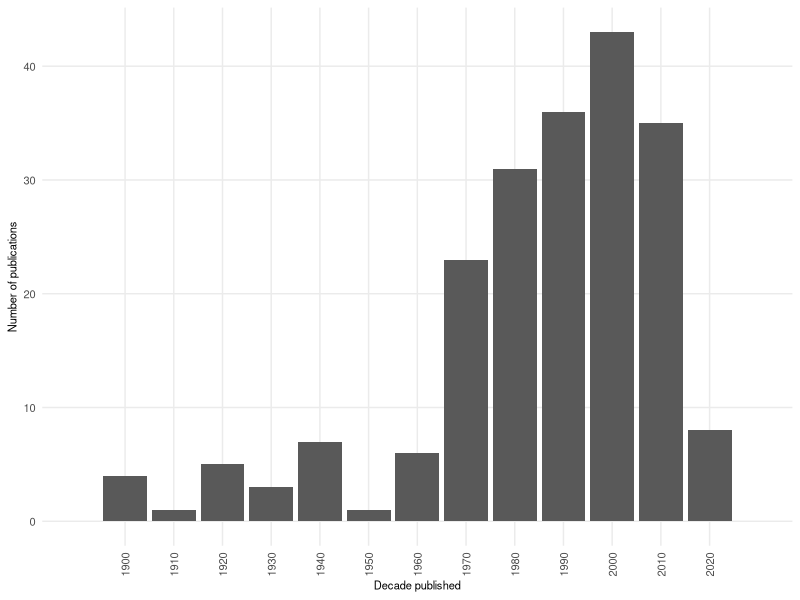
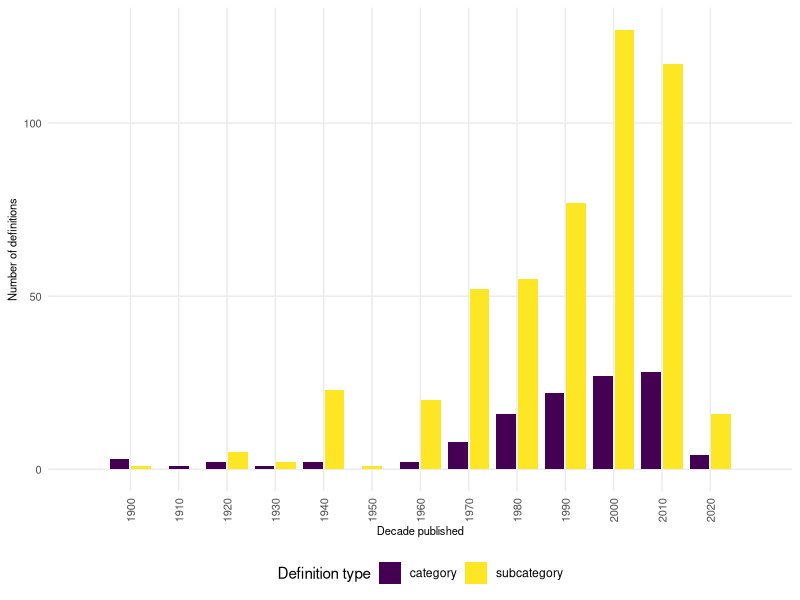
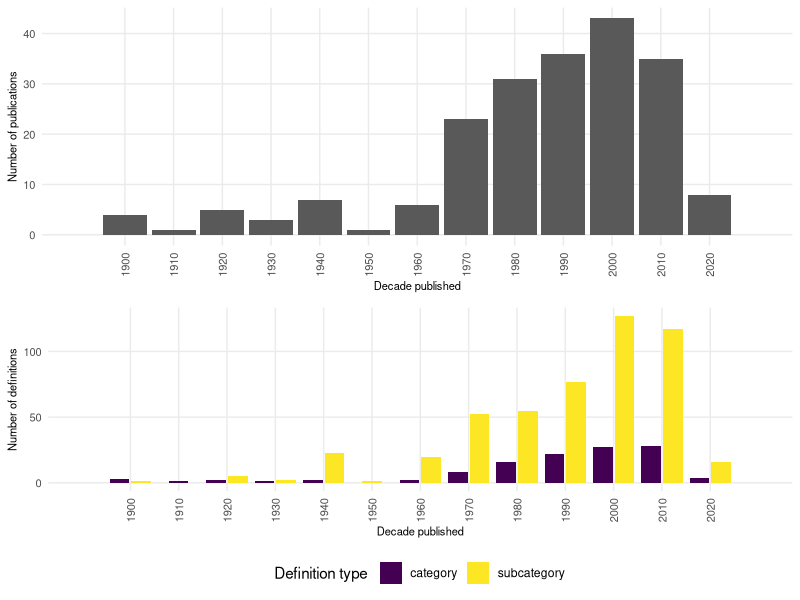

Write the R code that produced these figures, in order. (Note: this script raises an error after producing the figures.)
# ARTICLE TITLE:  Core concept: defining cores in the archaeology of Indigenous Australia

# AUTHOR: Simon Wyatt-Spratt

# JOURNAL: Lithic Technology

# SCRIPT AUTHOR: Simon Wyatt-Spratt

# SCRIPT CONTACT: simon.wyatt-spratt@sydney.edu.au

# LAST EDITED: 4/01/2025

# ABSTRACT
# One of the biggest impediments to the analysis of cores in the archaeology of 
# Indigenous Australia is the slippery use of terminology. This impairs comparative 
# analyses and limits our ability to extrapolate meaningful information from our 
# lithic analyses. This situation has resulted from a history of poorly articulated 
# theoretical frameworks. These frameworks impact the way that archaeologists have 
# interpreted the results of lithic analysis, but more fundamentally how they 
# practise lithic analysis. While there has been some discussion and debate about 
# the interpretative frameworks used to interpret the results of lithic analysis, 
# the theoretical underpinnings of lithic analysis in Australia have only 
# occasionally been interrogated. This has led to a situation where the same 
# terminology for basic concepts in lithic analysis is used across Australia, but 
# with different meanings depending on the archaeologist who is using it. The aim 
# of this paper is to explore how the historical development of lithic analysis 
# in Australia has resulted in the same terminology for cores being used in subtly 
# but fundamentally different ways.

# SYSTEM INFORMATION
# R version 4.4.1 (2024-06-14)
# Platform: x86_64-w64-mingw32/x64 (64-bit)
# Running under: Windows 10 x64 (build 19042.2965)

# ATTACHED BASE PACKAGES:
# [1] stats     graphics  grDevices utils     datasets 
# [6] methods   base  

# SCRIPT

# KNOWN ISSUES
# None.

# INSTALL AND ACTIVIATE PACKAGES

if(!require("cowplot")) install.packages('cowplot', repos ='http://cran.us.r-project.org') # cowplot 1.1.2
if(!require("egg")) install.packages('egg', repos ='http://cran.us.r-project.org') # egg 0.4.5
if(!require("ggpubr")) install.packages("ggpubr", repos = "http://cran.us.r-project.org") # ggpubr 0.6.0
if(!require("tidyverse")) install.packages("tidyverse", repos = "http://cran.us.r-project.org") # tidyverse 2.0.0
if(!require("viridis")) install.packages("viridis", repos = "http://cran.us.r-project.org") # viridis 0.6.4

library(cowplot)    # load cowplot package
library(egg)        # load egg package
library(ggpubr)     # load ggpubr package
library(tidyverse)  # load tidyverse package
library(viridis)    # load tidyverse package

# GET WORKING DIRECTORY
getwd() # show working directory

# IMPORT DATA

# import *.csv data
core.definitions      <- read.csv("data/core_definitions.csv", 
                                  header = TRUE)
# PREPARE DATA

core.definitions <- core.definitions %>% 
  mutate(decade = as.numeric(year) - as.numeric(year) %% 10) %>% # adds decades
  filter(source_type != "thesis_honours") %>% # removes sources that are Honours theses
  filter(!term %in% c("amorphous flaked piece", 
                      "block",
                      "flaked piece", 
                      "flaked piece A",
                      "flaked piece B",
                      "fragment",
                      "implement",
                      "na",
                      "waste")) # removes unwanted terms from dataset

dataset.australia           <- filter(core.definitions, region != "global") # removes non-Australian definitions from the dataset

dataset.australia.defined   <- filter(dataset.australia, defined == "yes")   # retains only sources with explicit definitions

dataset.australia.cites     <- filter(dataset.australia, defined == "cites") # retains only sources with cited definitions

dataset.australia.undefined <- filter(dataset.australia, defined == "no")   # retains only sources with undefined or uncited terms

dataset.category    <- filter(dataset.australia.defined, type == "category") %>% 
  filter(term %in% c("core",
                     "core or nucleus",
                     "coroid", 
                     "nucleus",
                     "objective piece")) # creates a dataset that exclusively has terms for core or semantically similar equivalent

dataset.subcategory <- filter(dataset.australia.defined, type == "subcategory") # creates a dataset that exclusively has subcategories of artefacts

dataset.cited       <- filter(core.definitions, definitions_cited != "na") %>%
  distinct(reference, decade, term, defined, definitions_cited, .keep_all = FALSE)

# ANALYSIS

n_distinct(dataset.australia$reference)           # number of unique references which refer to cores
n_distinct(dataset.australia.defined$reference)   # number of unique references with a core definition
n_distinct(dataset.australia.cites$reference)     # number of unique references with a definition is cited
n_distinct(dataset.australia.undefined$reference) # number of unique references where a core term is used but not defined

# FIGURE 1a.
# Number of sources published per decade on Indigenous Australian lithic technology, with either a 
# "core" category and subcategory definition.

australia.data         <- select(dataset.australia.defined, "decade", "reference") %>% 
  distinct(reference, decade, .keep_all = FALSE) # keeps only a single instance of each source

australia.count        <- australia.data %>% 
  count(decade, reference) %>% 
  rename(reference_count = n)

australia.count.total  <- australia.data %>% # count overall number of publications per decade
  count(decade) %>%
  rename(decade_count = n)

figure_1a <- ggplot(
  data = australia.count.total,
  aes(x = decade, y = decade_count)) +
  geom_col() +
  theme_minimal() +
  labs(x = "Decade published", y = "Number of publications", size = 8) +
  scale_x_continuous(limits = c(1890, 2030), 
                     breaks = c(1900, 1910, 1920, 1930, 1940, 1950, 1960, 1970, 
                                1980, 1990, 2000, 2010, 2020)) +
  theme(axis.title.x = element_text(size = 8),
        axis.text.x = element_text(angle = 90, size = 8, vjust = 0.5 ),
        axis.title.y = element_text(size = 8),
        axis.text.y = element_text(size = 8),
        panel.grid.minor = element_blank())
figure_1a

# FIGURE 1b.
# Number of definitions published per decade. Definitions were divided into categories and 
# subcategories.

data.type        <- select(dataset.australia.defined, "reference", "decade", "defined", "type") %>%
  filter(defined == "yes") %>%
  filter(type != "na") # filters out "na"

type.count       <- data.type %>% count(decade, type) %>% rename(type_count = n)

figure_1b <- ggplot(
  data = type.count,
  aes(x = decade, y = type_count, fill = type)) +
  geom_col(position = position_dodge2(preserve = "single")) +
  theme_minimal() +
  labs(x = "Decade published", y = "Number of definitions", fill = "Definition type", size = 8) +
  scale_x_continuous(limits = c(1890, 2030), 
                     breaks = c(1900, 1910, 1920, 1930, 1940, 1950, 1960, 1970,
                                1980, 1990, 2000, 2010, 2020)) +
  scale_fill_viridis(discrete = TRUE, labels=c("category", "subcategory")) +
  theme(axis.title.x = element_text(size = 8),
        axis.text.x = element_text(angle = 90, size = 8, vjust = 0.5 ),
        axis.title.y = element_text(size = 8),
        axis.text.y = element_text(size = 8),
        legend.position = "bottom",
        panel.grid.minor = element_blank())
figure_1b

figure_1  <- plot_grid(figure_1a, figure_1b, 
                       ncol = 1)
figure_1

ggsave2("results/figure_1.tiff",
        plot = figure_1, 
        scale = 1,
        width = 150,
        height = 150,
        units = c("mm"),
        dpi = 400)

# FIGURE 2.
# Materialist vs typological over time

term.mattyp  <- select(dataset.category, "decade", "materialist_typological")

count.mattyp <- term.mattyp %>% 
  count(decade, materialist_typological) %>% 
  rename(mattyp_count = n)

figure_2 <- ggplot(
  data = count.mattyp,
  aes(x = decade, y = mattyp_count, fill = materialist_typological)) +
  geom_col(position = position_dodge2(preserve = "single")) +
  theme_minimal() +
  labs(x = "Decade published", y = "Number of definitions", fill = "Definition Type", size = 12) +
  scale_fill_viridis(discrete = TRUE) +
  scale_x_continuous(limits = c(1890, 2030), 
                     breaks = c(1900, 1910, 1920, 1930, 1940, 1950, 1960, 1970,
                                1980, 1990, 2000, 2010, 2020)) +
  theme(axis.title.x = element_text(size = 10),
        axis.text.x = element_text(angle = 90, size = 9, vjust = 0.5 ),
        axis.title.y = element_text(size = 10),
        axis.text.y = element_text(size = 8),
        legend.position = "bottom",
        panel.grid.minor = element_blank())
figure_2

ggsave2("results/figure_2.tiff", 
        plot = figure_2, 
        scale = 1,
        width = 150,
        height = 75,
        units = ("mm"),
        dpi = 400)

# FIGURE 3.

# FIGURE 3a.
# Core category definition components per decade. Note that a definition could be composed of multiple 
# components. Only explicit components were included. No category definitions contained an emic or raw
# material component.

count.cat.emic          <- filter(dataset.category, emic_component %in% c("explicit","implicit")) %>% # filters out definitions with no emic component
  count(decade, emic_component, type) %>%
  rename(count = n) %>%
  mutate(component = if("explicit" %in% emic_component) "emic" else "na") %>%
  filter(emic_component == "explicit")

count.cat.functional    <- filter(dataset.category, functional_component %in% c("explicit","implicit")) %>% # filters out definitions with no functional component
  count(decade, functional_component, type) %>%
  rename(count = n) %>%
  mutate(component = if("explicit" %in% functional_component) "functional" else "na") %>%
  filter(functional_component == "explicit")

count.cat.morphological <- filter(dataset.category, morphological_component %in% c("explicit","implicit")) %>% # filters out definitions with no morphological component
  count(decade, morphological_component, type) %>%
  rename(count = n) %>%
  mutate(component = if("explicit" %in% morphological_component) "morphological" else "na") %>%
  filter(morphological_component == "explicit")

count.cat.rm            <- filter(dataset.category, raw_material_component %in% c("explicit","implicit")) %>% # filters out definitions with no raw material component
  count(decade, raw_material_component, type) %>%
  rename(count = n) %>%
  mutate(component = if("explicit" %in% raw_material_component) "raw material" else "na") %>%
  filter(raw_material_component == "explicit")

count.cat.technological <- filter(dataset.category, technological_component %in% c("explicit","implicit")) %>% # filters out definitions with no technological component
  count(decade, technological_component, type) %>%
  rename(count = n) %>%
  mutate(component = if("explicit" %in% technological_component) "technological" else "na") %>%
  filter(technological_component == "explicit")

count.cat.indcom        <- bind_rows(count.cat.emic, count.cat.functional, count.cat.morphological, 
                                     count.cat.rm, count.cat.technological) %>%
  select(decade, count, component)

figure_3a <- ggplot(
  data = count.cat.indcom,
  aes(x = decade, y = count, fill = component)) +
  geom_col(position = position_dodge2(preserve = "single")) +
  theme_minimal() +
  labs(x = "Decade published", y = "No. components", fill = "Component", size = 8) +
  scale_x_continuous(limits = c(1890, 2030), 
                     breaks = c(1900, 1910, 1920, 1930, 1940, 1950, 1960, 1970,
                                1980, 1990, 2000, 2010, 2020)) +
  scale_fill_viridis(discrete = TRUE) +
  theme(legend.position = "none",
        axis.title.x = element_text(size = 8),
        axis.text.x = element_text(angle = 90, size = 8, vjust = 0.5 ),
        axis.title.y = element_text(size = 8),
        axis.text.y = element_text(size = 8),
        panel.grid.minor = element_blank())
figure_3a

# FIGURE 3b.
# Core subcategory definition components per decade. Note that a definition could be  composed of 
# multiple components. Only explicit components were included. No subcategory definitions contained an
# emic component.

count.sub.emic          <- filter(dataset.subcategory, emic_component %in% 
                                    c("explicit", "implicit")) %>% # filters out definitions with no emic component
  count(decade, emic_component, type) %>%
  rename(count = n) %>%
  mutate(component = if("explicit" %in% emic_component) "emic" else "na") %>%
  filter(emic_component == "explicit")

count.sub.functional    <- filter(dataset.subcategory, functional_component %in% 
                                    c("explicit", "implicit")) %>% # filters out definitions with no functional component
  count(decade, functional_component, type) %>%
  rename(count = n) %>%
  mutate(component = if("explicit" %in% functional_component) "functional" else "na") %>%
  filter(functional_component == "explicit")

count.sub.morphological <- filter(dataset.subcategory, morphological_component %in% 
                                    c("explicit", "implicit")) %>% # filters out definitions with no morphological component
  count(decade, morphological_component, type) %>%
  rename(count = n) %>%
  mutate(component = if("explicit" %in% morphological_component) "morphological" else "na") %>%
  filter(morphological_component == "explicit")

count.sub.rm            <- filter(dataset.subcategory, raw_material_component %in% 
                                    c("explicit","implicit")) %>% # filters out definitions with no raw material component
  count(decade, raw_material_component, type) %>%
  rename(count = n) %>%
  mutate(component = if("explicit" %in% raw_material_component) "raw material" else "na") %>%
  filter(raw_material_component == "explicit")

count.sub.technological <- filter(dataset.subcategory, technological_component %in% 
                                    c("explicit","implicit")) %>% # filters out definitions with no technological component
  count(decade, technological_component, type) %>%
  rename(count = n) %>%
  mutate(component = if("explicit" %in% technological_component) "technological" else "na") %>%
  filter(technological_component == "explicit")

count.sub.indcom        <- bind_rows(count.sub.emic, count.sub.functional, count.sub.morphological, 
                                     count.sub.rm, count.sub.technological) %>%
  select(decade, count, component)

figure_3b <- ggplot(
  data = count.sub.indcom,
  aes(x = decade, y = count, fill = component)) +
  geom_col(position = position_dodge2(preserve = "single")) +
  theme_minimal() +
  labs(x = "Decade published", y = "No. components", size = 8) +
  scale_x_continuous(limits = c(1890, 2030), 
                     breaks = c(1900, 1910, 1920, 1930, 1940, 1950, 1960, 1970,
                                1980, 1990, 2000, 2010, 2020)) +
  scale_fill_viridis(discrete = TRUE) +
  theme(legend.position = "none",
        axis.title.x = element_text(size = 8),
        axis.text.x = element_text(angle = 90, size = 8, vjust = 0.5 ),
        axis.title.y = element_text(size = 8),
        axis.text.y = element_text(size = 8),
        panel.grid.minor = element_blank())
figure_3b

figure_3 <- ggarrange(figure_3a, figure_3b,
                      ncol = 1,
                      common.legend = TRUE, 
                      legend = "bottom")
figure_3

ggsave2("results/figure_3.tiff", 
        plot = figure_3, 
        scale = 1,
        width = 150,
        height = 150,
        units = c("mm"),
        dpi = 400)

# TABLE 1.
# Unique sources divided by publication type. Sources had to contain an explicit definition of a core
# category or subcategory.

n_distinct(dataset.australia.defined$reference) # number of unique references in dataset

data.source      <- select(dataset.australia.defined, "reference", "decade", "source_type") %>% 
  distinct(reference, source_type, .keep_all = FALSE)

count.source     <- data.source %>% 
  count(source_type) %>% 
  rename(source_count = n) %>%
  arrange(desc(source_count))

write.csv(count.source, "results/core_concept_table1.csv", row.names = TRUE)

# TABLE 2. 
# Commonly defined categories of cores in the analysis of Indigenous Australian lithic technology.

n_distinct(dataset.category$reference)  # number of unique references in category dataset
n_distinct(dataset.category$definition) # number of unique definitions in category dataset

count.category <- dataset.category %>% 
  count(term) %>%
  rename(cat_count = n) %>%
  arrange(desc(cat_count))

write.csv(count.category, "results/core_concept_table2.csv", row.names = TRUE)

# TABLE 3. 
# Table 3. Commonly defined subcategories of cores in the analysis of Indigenous Australian lithic 
# technology. All terms with ≥10 occurrences are shown. Terms have been slightly standardised. This was 
# done to ensure consistent spellings and punctuation (e.g. multi-platform and multiplatform), rather
# than to group similar but different terms (e.g. multiple platform core and multiplatform core).

term.sub  <- select(dataset.subcategory, "reference", "decade", "term", "definition") %>% 
  mutate(term = str_replace_all(term, "\\*|\\(|\\)", "")) %>%
  mutate(term = str_replace_all(term, "bi-", "bi")) %>%
  mutate(term = str_replace_all(term, "core-tool", "core tool")) %>%
  mutate(term = str_replace_all(term, "core-", "core")) %>%
  mutate(term = str_replace_all(term, "flake that has been used as a core", "flake core")) %>%
  mutate(term = str_replace_all(term, "horsehoof core subtype 1b", "horsehoof core")) %>% 
  mutate(term = str_replace_all(term, "microcore", "micro core")) %>% 
  mutate(term = str_replace_all(term, "multi-", "multi")) %>%
  mutate(term = str_replace_all(term, "single-platform", "single platform")) %>%
  mutate(term = str_replace_all(term, "uni-", "uni")) %>%
  mutate(term = str_replace_all(term, "utilized", "utilised"))

n_distinct(term.sub$reference)  # number of unique references in subcategory dataset
n_distinct(term.sub$definition) # number of unique definitions in subcategory dataset

count.subcategory <- term.sub %>% 
  count(term) %>%
  rename(sub_count = n) %>%
  arrange(desc(sub_count))

write.csv(count.subcategory, "results/core_concept_table3.csv", row.names = TRUE)

# TABLE 4.
# Combination of definition components across the category dataset.

count.component.cat <- dataset.category %>% count(pick(contains("component")), sort = TRUE) %>%
  mutate(percentage = n/sum(n))
write.csv(count.component.cat , "results/core_concept_table4.csv", row.names = TRUE)

# TABLE 5.
# Combination of definition components across the subcategory dataset.

count.component.sub <- dataset.subcategory %>% count(pick(contains("component")), sort = TRUE) %>%
  mutate(percentage = n/sum(n))
write.csv(count.component.sub , "results/core_concept_table5.csv", row.names = TRUE)
